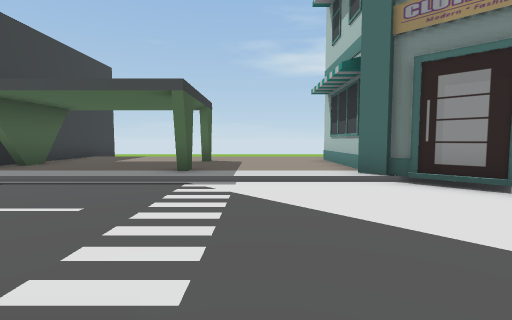
View 1 (above)

24 first-person views from a walk through a Unity game level. The camera is 1.4 m above the floor, tilts 4° down and sees 85° across. The floor is counted in squares, 2 m on a side. Each view is taken from the middle of a square. On the plan, view 1 faces up. The plan holds only what a view shows up to about 9 squares ahead; the rest is blank. The place goes on beyond the plan. Some surface patterns are stand-ins.

View 2
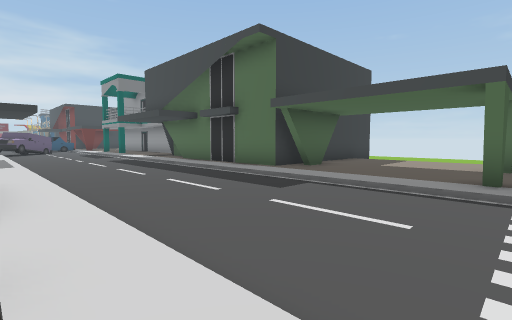

View 3
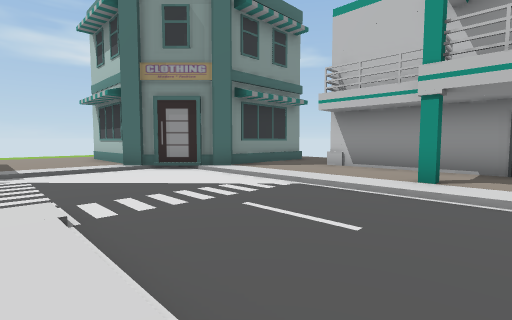

View 4
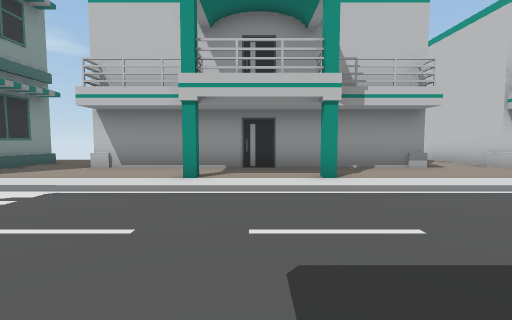

View 5
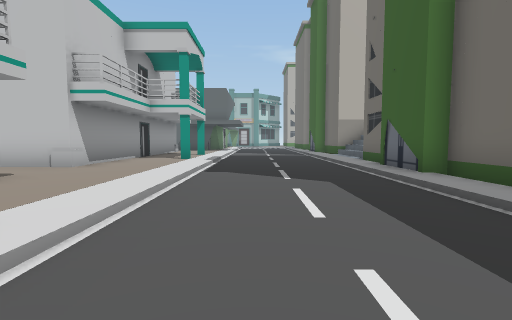

View 6
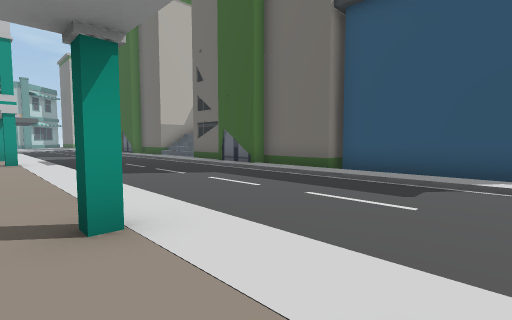

View 7
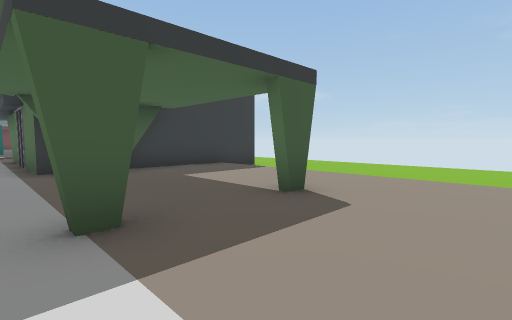

View 8
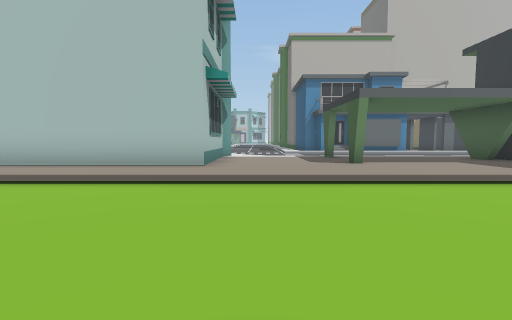

View 9
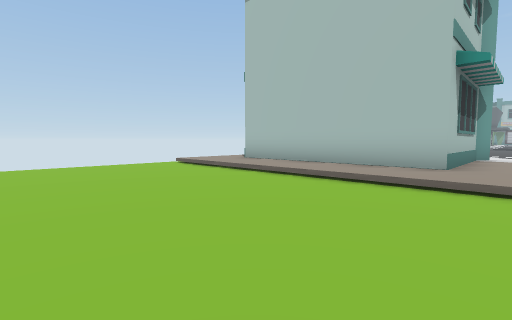

View 10
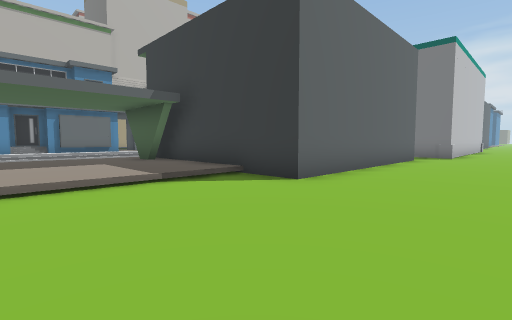

View 11
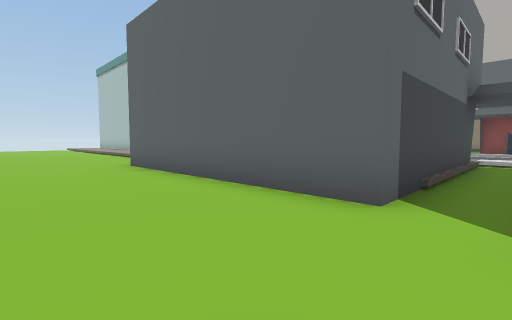

View 12
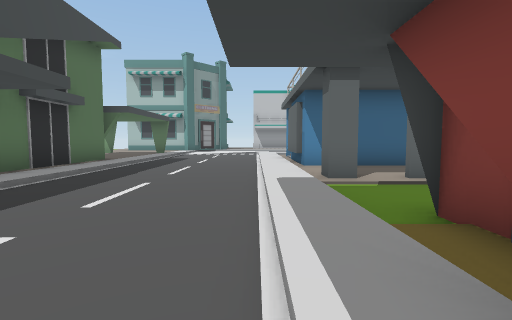

View 13
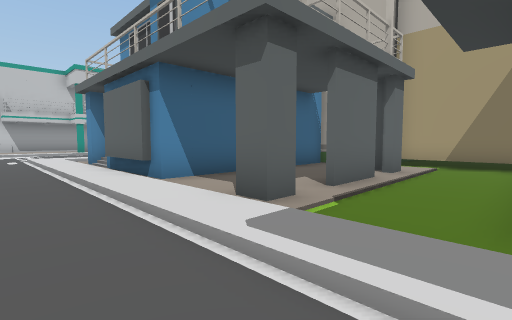

View 14
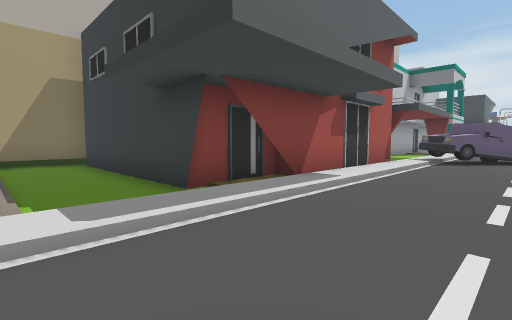

View 15
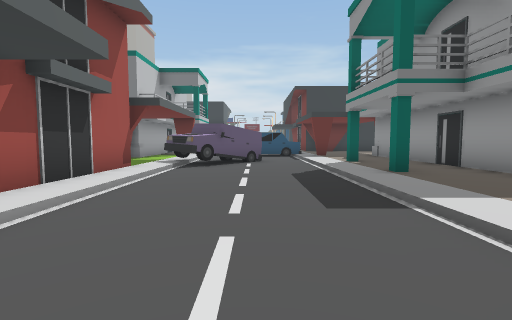

View 16
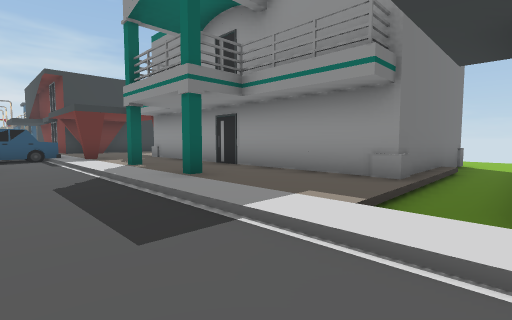

View 17
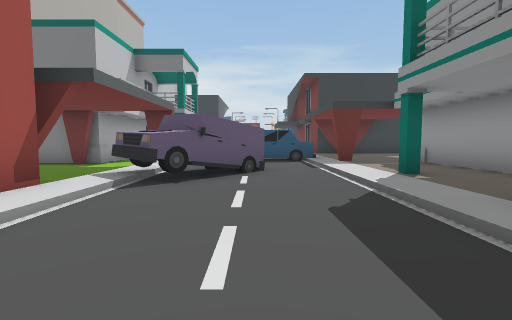

View 18
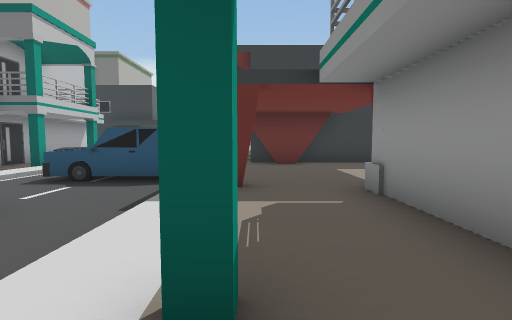

View 19
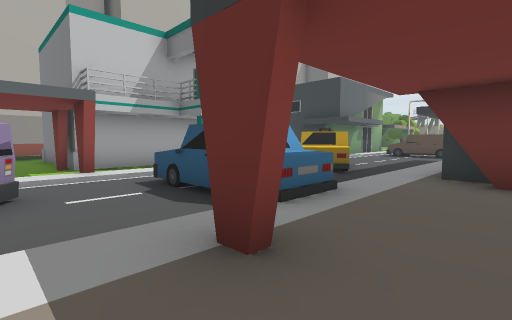

View 20
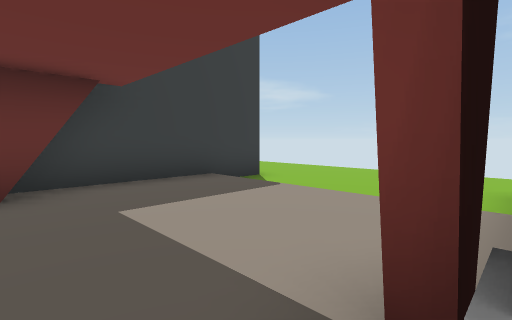

View 21
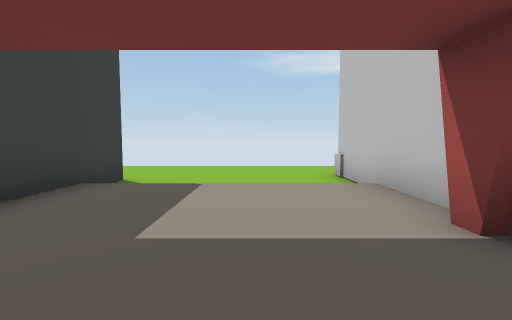

View 22
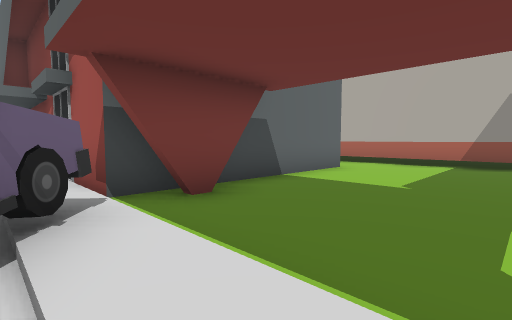

View 23
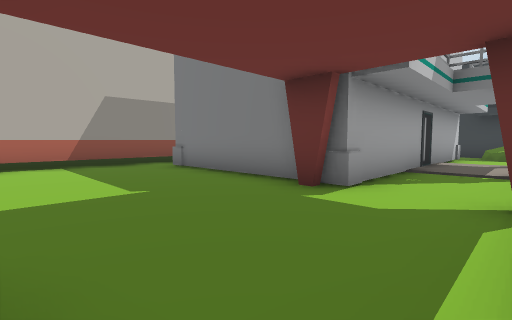

View 24
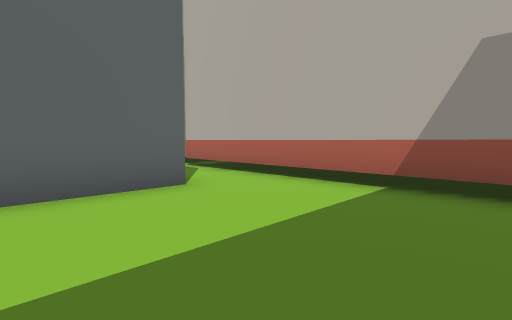

### Floor plan
Key: @ floor where view 1 was taken; # wall or solid block; x gap in a wall; . main floor; : floor 0.25 m higher than the main floor; / step, stairs or slope; O other object.
Columns run from 29 left of view 1 to 9 right of it. Each row starts with its distance up from view 1.
 15 .......        ........................
 14 .......        ........................
 13 .......        ........................
 12  #....#       #..#######...............
 11  #....#       #..#     #...............
 10  #::::#       #/.#     #::::::::::::::/
  9  #::::#       #/.#     #:::::::::::::
  8  #::::#########/.#     #::::#::OOOOOO
  7  #:::::::::::::/.#     #:::::::O
  6  #::::#::#::#:://#######::::#::O
  5 ::::O::::::::::::::::::::::::::OO
  4 ... O...........................OOOOO
  3 OO  O...O........................O::::
  2 O   O..OOO.......................:::::
  1    /////OO///////////////////....:::#
  0  /#//#//////////////////////:@...:::#
 -1 ..........#######../..#####.:....:::#
 -2 ######....#     #..x..#    #:....#::#
 -3      #....#     #..#..#    #:....:::#
 -4      #....#     #.....#    #:....#::#
 -5      #....#     #..#..#    #:....:::#
 -6      #....#     #...OOO    O:....:::#
 -7      #......    OOOOO      O:....:::#
 -8      .........O            O:....::::
 -9     OOOOOOOOOOO            O:....:::::
-10                            O:....:::##
-11                            O:....:::#
-12                            O:....:::#

Where each view was taken, in squares from view 1:
view 1: 0 up, 0 right, facing up
view 2: 0 up, 1 left, facing up-left
view 3: 3 down, 1 left, facing up-right
view 4: 3 down, 1 left, facing right
view 5: 3 down, 2 right, facing down
view 6: 2 down, 5 right, facing down-left
view 7: 5 up, 1 right, facing up-left
view 8: 15 up, 1 right, facing down
view 9: 15 up, 1 right, facing down-right
view 10: 15 up, 2 left, facing down-left
view 11: 15 up, 14 left, facing down-right
view 12: 1 up, 15 left, facing right
view 13: 2 up, 12 left, facing down-right
view 14: 3 up, 10 left, facing down-left
view 15: 3 up, 12 left, facing left
view 16: 3 up, 13 left, facing up-left
view 17: 3 up, 15 left, facing left
view 18: 6 up, 19 left, facing left
view 19: 7 up, 22 left, facing down-left
view 20: 7 up, 23 left, facing up-left
view 21: 6 up, 25 left, facing up
view 22: 1 up, 23 left, facing down-right
view 23: 0 up, 20 left, facing down-left
view 24: 4 down, 23 left, facing down-right
